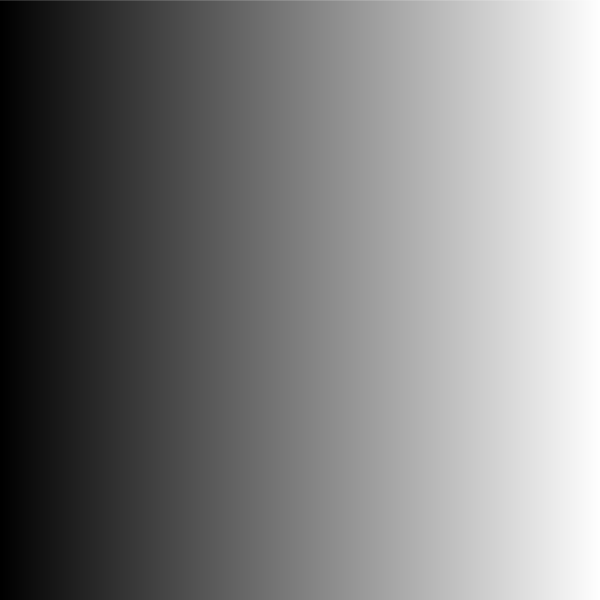
Frame 1 (no input)
Frame 60 (the mouse pressed at the canvas centre just before this capture): identical to frame 1, image omitted
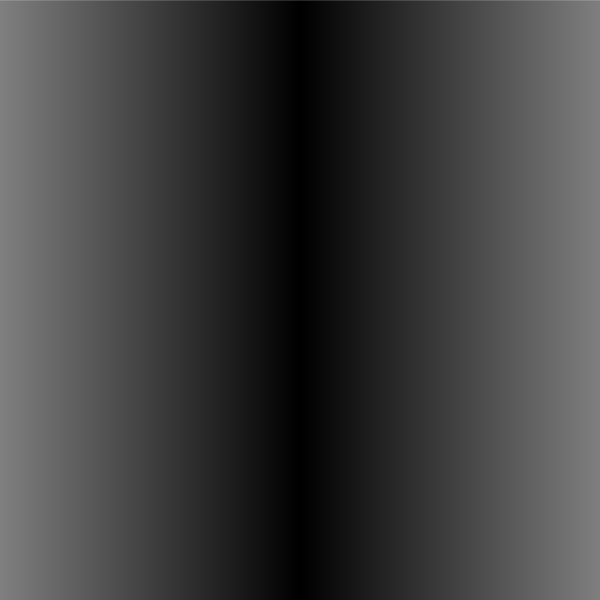
Frame 120 (the mouse held since frame 60 and released just before this capture)

The Processing sketch that drew these frames (run headless with seeded random() and noise(); from frame 60 on, the mouse is pressed at the canvas centre):

// Processing sketch: sample_03
// ── sample_03.pde
// line drawing

void setup(){
  size(600, 600);
}


void draw(){
  background(255);
  for(int i=0; i<width; i++ ){
    stroke( abs(mouseX-i) * 255 / width) ;
    line(i,0, i,height);
  }
}
